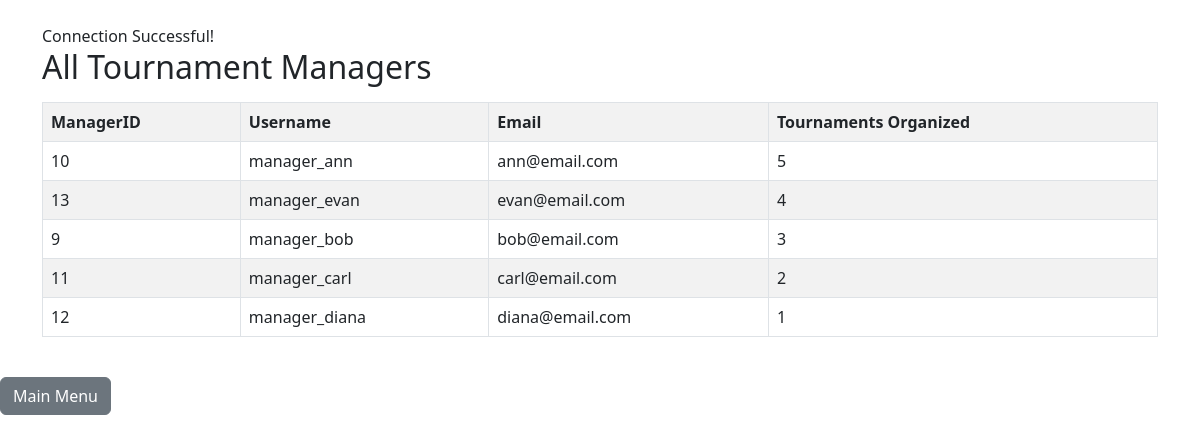
Page /queries/display_tournament_managers.php on the committed database.
### tables this page shows
CREATE TABLE TournamentManager (
    ManagerID INT PRIMARY KEY,
    Tournaments_Organized INT DEFAULT 0,
    FOREIGN KEY (ManagerID) REFERENCES GameUser(UserID)
        ON DELETE CASCADE
        ON UPDATE CASCADE
);

CREATE TABLE GameUser (
    UserID INT PRIMARY KEY,
    Username VARCHAR(40) UNIQUE NOT NULL,
    Email VARCHAR(50) UNIQUE NOT NULL,
    Password VARCHAR(40) NOT NULL
);

### queries/display_tournament_managers.php (the view, shortened to what this page needs)
<?php
$servername = "localhost";
$username   = "root";
$password   = "";
$database   = "tictactoe";
$conn = new mysqli($servername, $username, $password, $database);
if ($conn->connect_error) {
	die("Connection failed: " . $conn->connect_error);
} else {
	echo "<link rel='stylesheet' href='https://cdn.jsdelivr.net/npm/bootstrap@5.3.0/dist/css/bootstrap.min.css'>";
	echo "<div class='container mt-4'>";
	echo "Connection Successful! <br>";
}
$query = "SELECT tm.ManagerID, gu.Username, gu.Email, tm.Tournaments_Organized
          FROM TournamentManager tm
          JOIN GameUser gu ON tm.ManagerID = gu.UserID
          ORDER BY tm.Tournaments_Organized DESC";
$result = $conn->query($query);
echo "<h2>All Tournament Managers</h2>";
if ($result->num_rows > 0) {
	echo "<table class='table table-bordered table-striped mt-3'>";
	echo "<tr><th>ManagerID</th><th>Username</th><th>Email</th><th>Tournaments Organized</th></tr>";
	while ($row = $result->fetch_assoc()) {
		echo "<tr>
			<td>" . $row["ManagerID"] . "</td>
			<td>" . $row["Username"] . "</td>
			<td>" . $row["Email"] . "</td>
			<td>" . $row["Tournaments_Organized"] . "</td>
		</tr>";
	}
	echo "</table>";
} else {
	echo "No tournament managers found.";
}
echo "</div><br><a class='btn btn-secondary' href='../index.php'>Main Menu</a>";
?>

### rows in the picture
tournamentmanager: ManagerID "10", ManagerID.Username "manager_ann", ManagerID.Email "ann@email.com", Tournaments_Organized "5"
tournamentmanager: ManagerID "13", ManagerID.Username "manager_evan", ManagerID.Email "evan@email.com", Tournaments_Organized "4"
tournamentmanager: ManagerID "9", ManagerID.Username "manager_bob", ManagerID.Email "bob@email.com", Tournaments_Organized "3"
tournamentmanager: ManagerID "11", ManagerID.Username "manager_carl", ManagerID.Email "carl@email.com", Tournaments_Organized "2"
tournamentmanager: ManagerID "12", ManagerID.Username "manager_diana", ManagerID.Email "diana@email.com", Tournaments_Organized "1"
